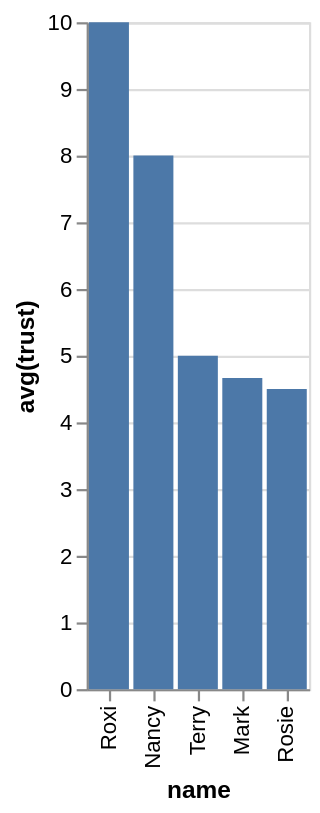

Here is the Vega-Lite specification saved for this chart:
### Vega-Lite specification from a JSON file in a GitHub repository (floating-point values rounded to 4 significant figures)
{"data": {"values": [{"x_data": "Roxi", "y_data": 10}, {"x_data": "Nancy", "y_data": 8}, {"x_data": "Terry", "y_data": 5}, {"x_data": "Mark", "y_data": 4.667}, {"x_data": "Rosie", "y_data": 4.5}]}, "mark": "bar", "encoding": {"x": {"field": "x_data", "type": "nominal", "title": "name", "sort": {"op": "sum", "field": "y_data", "order": "descending"}}, "y": {"field": "y_data", "type": "quantitative", "title": "avg(trust)"}}}
